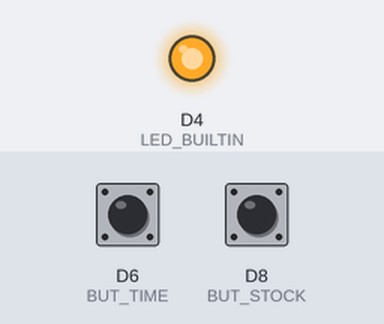
This sketch was run on a simulated ESP8266 (NodeMCU). On the bench: output pins drawn as LEDs (lit = HIGH, except the on-board LED, lit = LOW). The inputs (shaded band) are chosen by the test bench; at power-on: D6 (BUT_TIME) HIGH, D8 (BUT_STOCK) HIGH. What the sketch prints to the serial monitor is not drawn.

Above: at 1.2 s.
1.3 s: D6 (BUT_TIME) pulled LOW for 0.15 s
At 1.37 s:
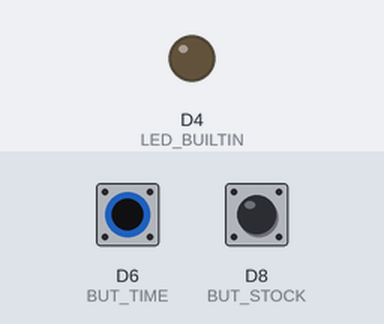
2.9 s: D6 (BUT_TIME) pulled LOW for 3.2 s
At 6.9 s:
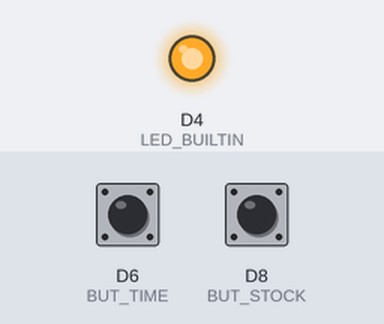
Timing chart, 0 to 8.4 s (numbered marks = the images above; inputs shaded):
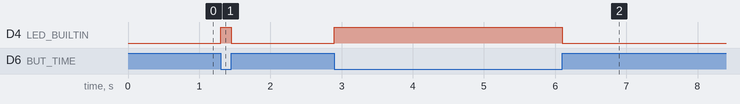

Measured:
- after the input at 1.3 s, D4 (LED_BUILTIN): LOW → HIGH at once, → LOW 0.15 s later
- after the input at 2.9 s, D4 (LED_BUILTIN): LOW → HIGH at once, → LOW 3.2 s later

The sketch:

button_test.ino
```cpp
const int BUT_TIME = D6;
int but_time_state = 0;

const int BUT_STOCK = D8;
int but_stock_state = 0;

void setup() {
  Serial.begin(115200);
  pinMode(LED_BUILTIN, OUTPUT);
  // initialize the pushbutton pin as an input:
  pinMode(BUT_TIME, INPUT_PULLUP);
  pinMode(BUT_STOCK, INPUT_PULLUP);

}

void loop() {
  // read the state of the pushbutton value:
  but_time_state = digitalRead(BUT_TIME);
  but_stock_state = digitalRead(BUT_STOCK);

  // check if the pushbutton is pressed. If it is, the buttonState is HIGH:
  if (but_time_state == HIGH) {
    // turn LED on:
    digitalWrite(LED_BUILTIN, LOW);
    Serial.println("BUT_TIME");
  } else if(but_stock_state == HIGH) {
    // turn LED off:
    digitalWrite(LED_BUILTIN, HIGH);
    Serial.println("BUT_STOCK");
  }
}
```
